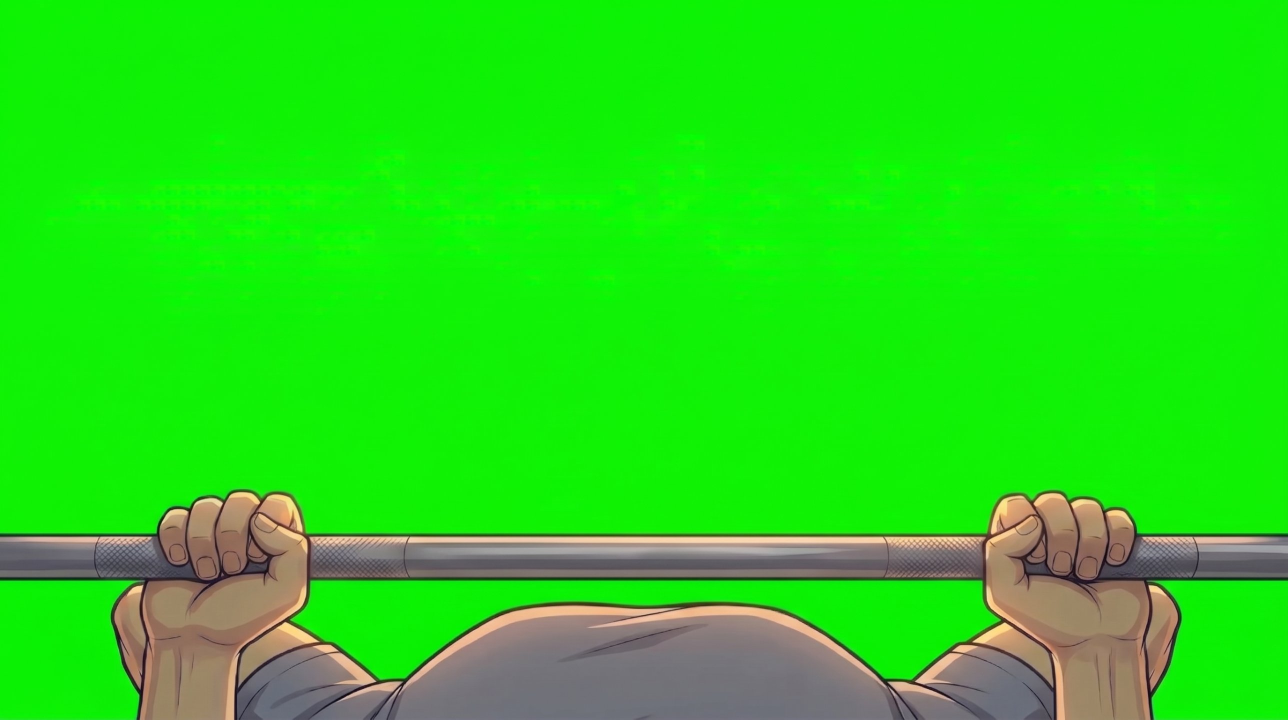
#> input picture raw_gym/pov_1.jpg, 2576 x 1439 px, found by its file name (shown at 1/2 size); its folder holds only this picture in this run
$ python make_bench_images.py
#> lines starting #> are read from the running program, lines starting #| are printed output that depends on the picture; after the words box and inside, x2 and y2 are one past the last pixel; in counts of white or black regions, pixels touching at a corner belong together
### tools/make_pose_camera.py
"""Camera-resolution pictures of a pose (1600x2160, shown at zoom 0.5 so the lens can zoom sharply)
and the room picture (800x1080) from the green-screen originals in raw_blink/.
Run from the project root:  python tools/make_pose_camera.py [cook|eat]
raw_blink/<raw>_<neutral|smile|shy|blink>.jpg -> game/images/camera/<key>_<neutral|smile|shy|closed>.png
(the room picture game/images/ana/pose_<name>.png is made only if 'room' is set)
xoff: horizontal paste offset (in camera pixels). A pose whose picture is cut by its right edge
(the table of 'eat') is pasted flush to the right edge so the game can put it at the screen edge.
"""
import os, sys
sys.path.insert(0, os.path.dirname(__file__))
from key_sprites import key
from PIL import Image

POSES = {
    "cook": {"raw": "pose_cooking", "xoff": 4, "room": None},      # pose_cooking.png is already installed
    "eat":  {"raw": "pose_eating", "xoff": "right", "room": "pose_eating"},
}
# [16 lines left out: function fit_34, not called in this run]


def edge_despill(k, width=4):
    """Remove the green fringe on the silhouette: near transparent pixels, green is clamped to max(r,b)."""
    import numpy as np
    from PIL import ImageFilter
    a = np.asarray(k).astype(float)
    alpha = k.getchannel("A").filter(ImageFilter.MinFilter(2 * width + 1))
    near = np.asarray(alpha) < 250
    r, g, b = a[..., 0], a[..., 1], a[..., 2]
    g2 = np.where(near, np.minimum(g, np.maximum(r, b)), g)
    a[..., 1] = g2
    return Image.fromarray(a.astype('uint8'), "RGBA")


EXPR = {"neutral": "neutral", "smile": "smile", "shy": "shy", "blink": "closed"}


# [24 lines left out: function run, not called in this run]


# [3 lines that do not run on import are left out]

### tools/make_bench_images.py
"""Builds the bench-press pictures from raw_gym/ (green-screen POV frames + the ceiling background).
Run from the project root:  python tools/make_bench_images.py

  raw_gym/pov_1.jpg .. pov_5.jpg   the bar going up: 1 = on the chest ... 5 = arms fully extended
  raw_gym/pov_fail.jpg             a failed lift (arms trembling, bar stuck low)
  raw_gym/pov_shake.jpg            (optional) trembling arms, used for the 'hard lift'
  raw_gym/bg.jpg                   the ceiling / rack background
Output: game/images/gym/gym_pov_*.png (1920x1080, transparent) and gym_bg.jpg
To add a frame: put the new green-screen picture in raw_gym/ with the same name and run the script again."""
import os, sys
import numpy as np
from PIL import Image
sys.path.insert(0, os.path.dirname(__file__))
from make_pose_camera import edge_despill

OUT = "game/images/gym"
W, H = 1920, 1080

def key(im):
    a = np.asarray(im.convert("RGB")).astype(float)
    r, g, b = a[..., 0], a[..., 1], a[..., 2]
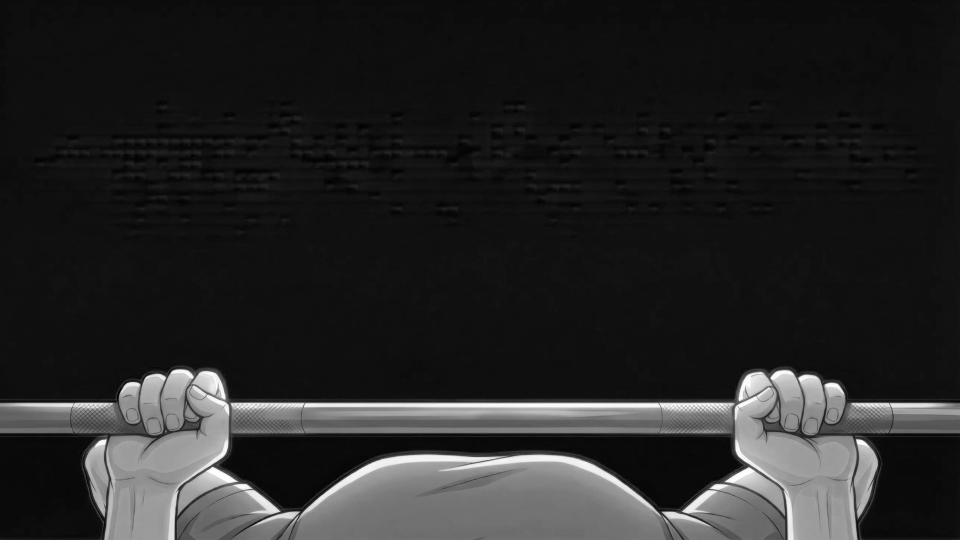
#> r: shape (1080, 1920) float64 (shown at 1/2 size); min 0, max 255, mean 38.4
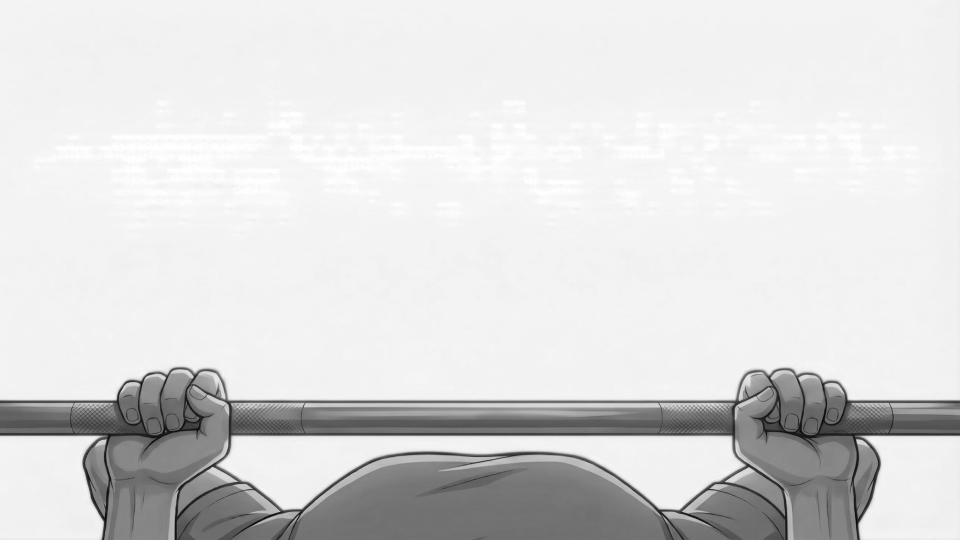
#> g: shape (1080, 1920) float64 (shown at 1/2 size); min 2, max 255, mean 218.6
    dom = g - np.maximum(r, b)
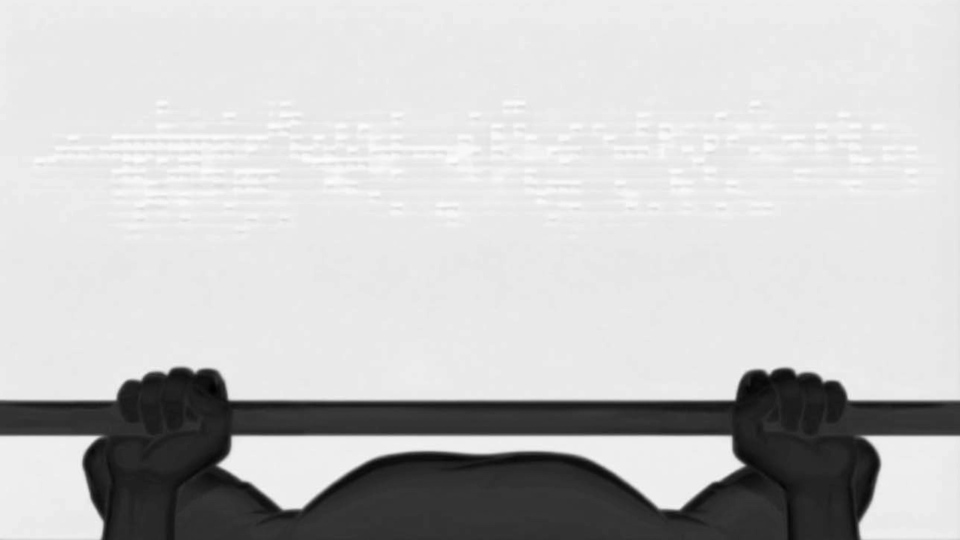
#> dom: shape (1080, 1920) float64 (shown at 1/2 size); min -73, max 254, mean 179.8; drawn with min black and max white
    # the AI green is uneven (darker patches), so the tolerance is wide
    alpha = np.clip(1 - (dom - 45) / 55, 0, 1)
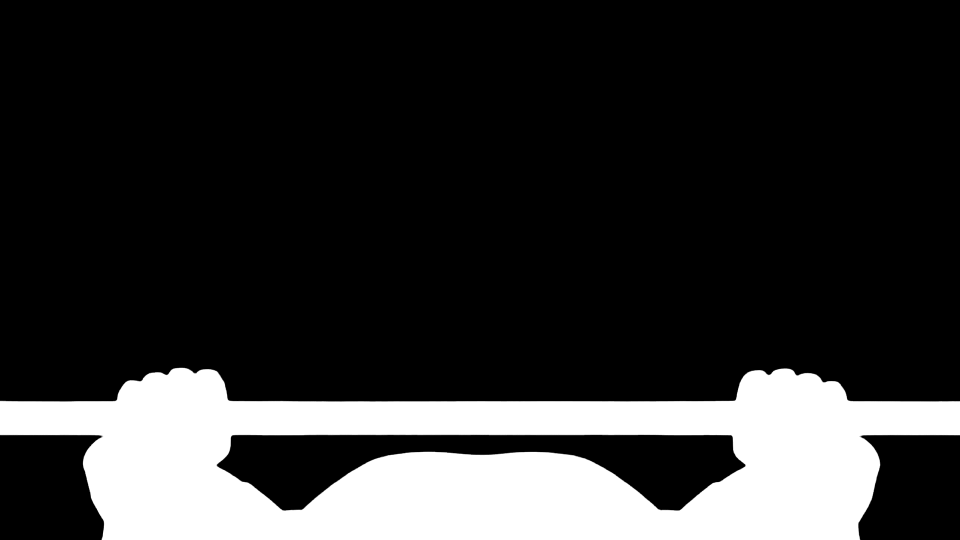
#> alpha: shape (1080, 1920) float64 (shown at 1/2 size); min 0, max 1, mean 0.193
    g2 = np.where(dom > 0, np.minimum(g, np.maximum(r, b) + 6), g)
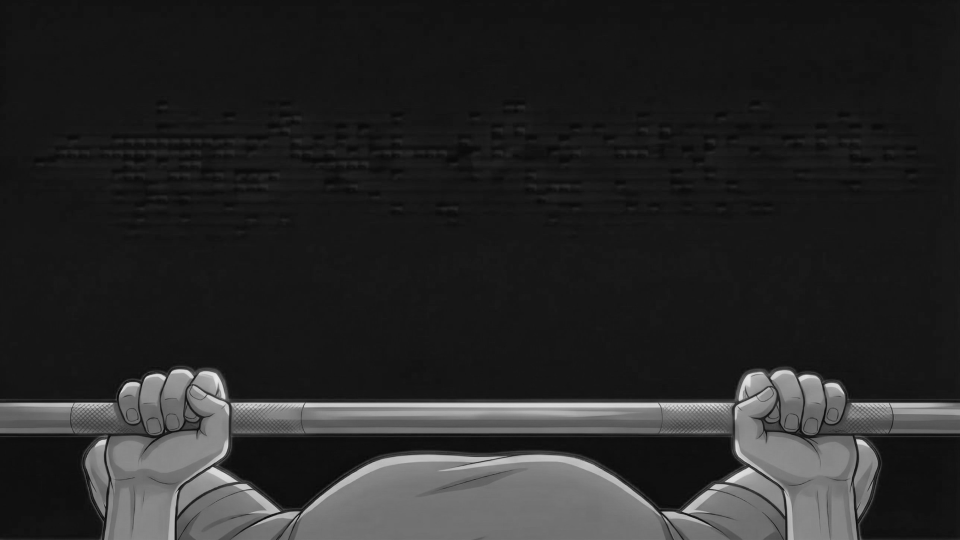
#> g2: shape (1080, 1920) float64 (shown at 1/2 size); min 2, max 232, mean 39.9
    k = Image.fromarray(np.dstack([r, g2, b, alpha * 255]).astype(np.uint8), "RGBA")
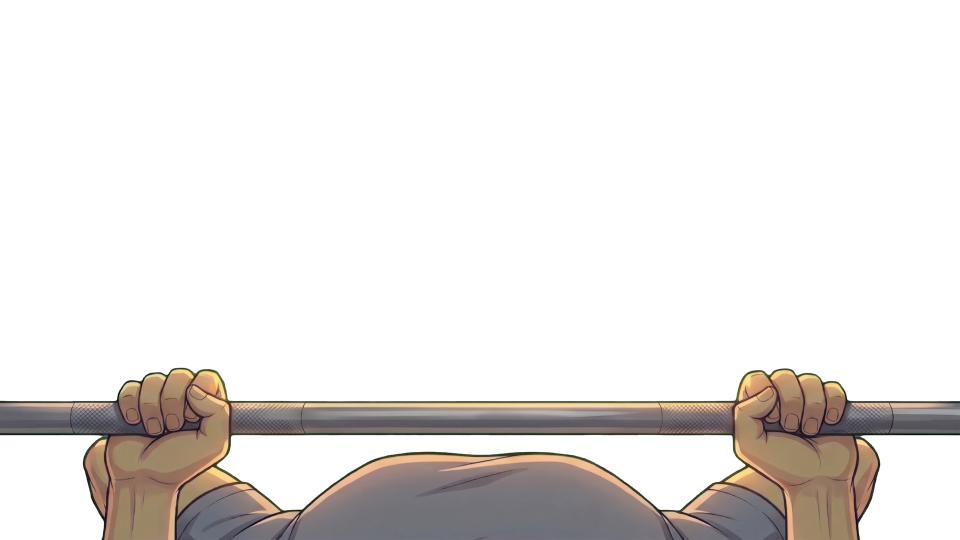
#> k: PIL image 1920x1080 RGBA (shown at 1/2 size); mean R, G, B, A 38.4, 39.9, 25, 49.2; transparent parts drawn white
    return edge_despill(k, 3)
#> in edge_despill, `near = np.asarray(alpha) < 250`:
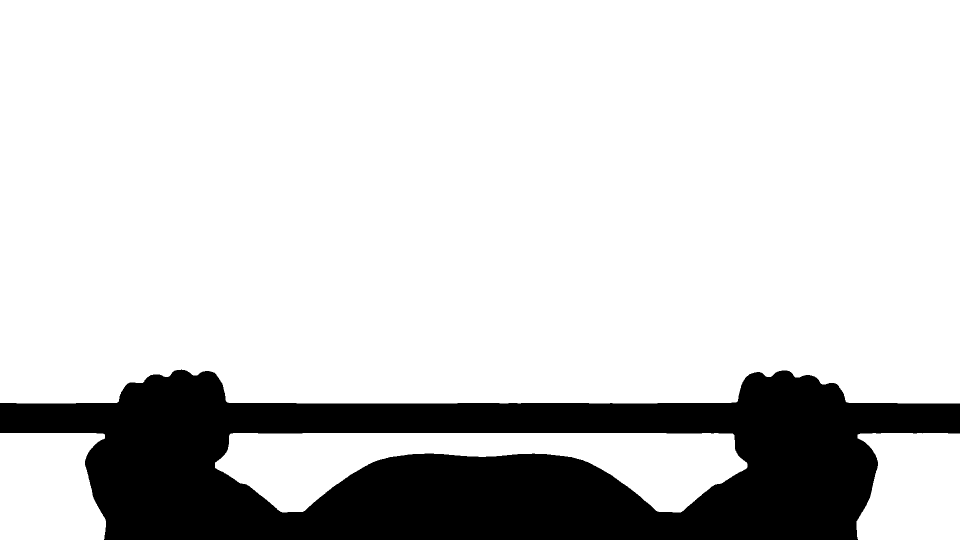
#> near: shape (1080, 1920) bool (shown at 1/2 size); 81.8% white; 1 black region, box (x1, y1, x2, y2) and area: (0, 739, 1920, 1080) 377480

def fit(im):
    return im.resize((W, H), Image.LANCZOS)

os.makedirs(OUT, exist_ok=True)
for name in ["pov_1", "pov_2", "pov_3", "pov_4", "pov_5", "pov_fail", "pov_shake"]:
    p = "raw_gym/%s.jpg" % name
    if not os.path.exists(p):
        print("skip", name); continue
    k = key(fit(Image.open(p)))
    k.save("%s/gym_%s.png" % (OUT, name))
    print("wrote", name)
if os.path.exists("raw_gym/bg.jpg"):
    fit(Image.open("raw_gym/bg.jpg").convert("RGB")).save(OUT + "/gym_bg.jpg", quality=92)
    print("wrote gym_bg")
